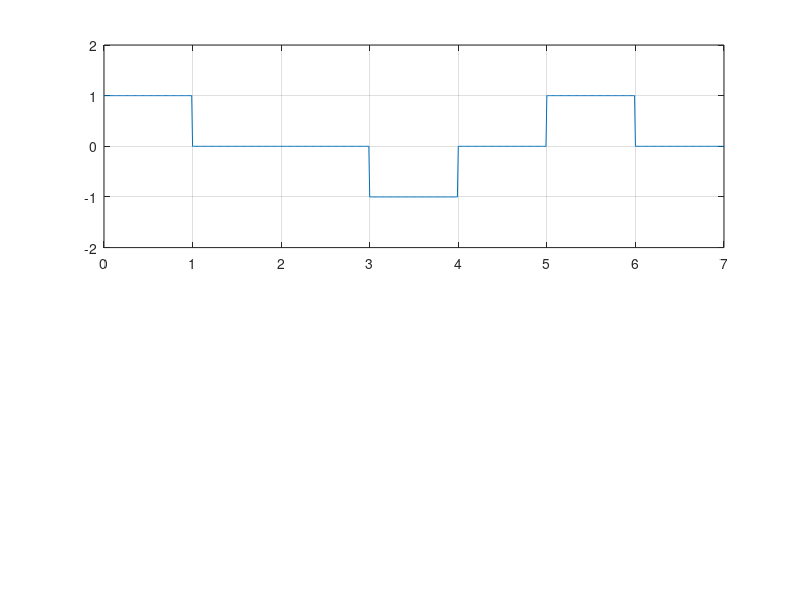

Source code (MATLAB):
clear;
clc;
b = [0 1 1 0 1 0 1];
n = length(b);
t = 0:0.01:n;

lastbit = 1;
for i = 1:n
    if(b(i) == 0)
        bw(i*100:(i+1)*100) = lastbit;
        lastbit = -lastbit;
    else
        bw(i*100:(i+1)*100) = 0;
    end
end

bw = bw(100:end);

subplot(2,1,1);
plot(t,bw);
axis([0 n -2 2]);
grid on;